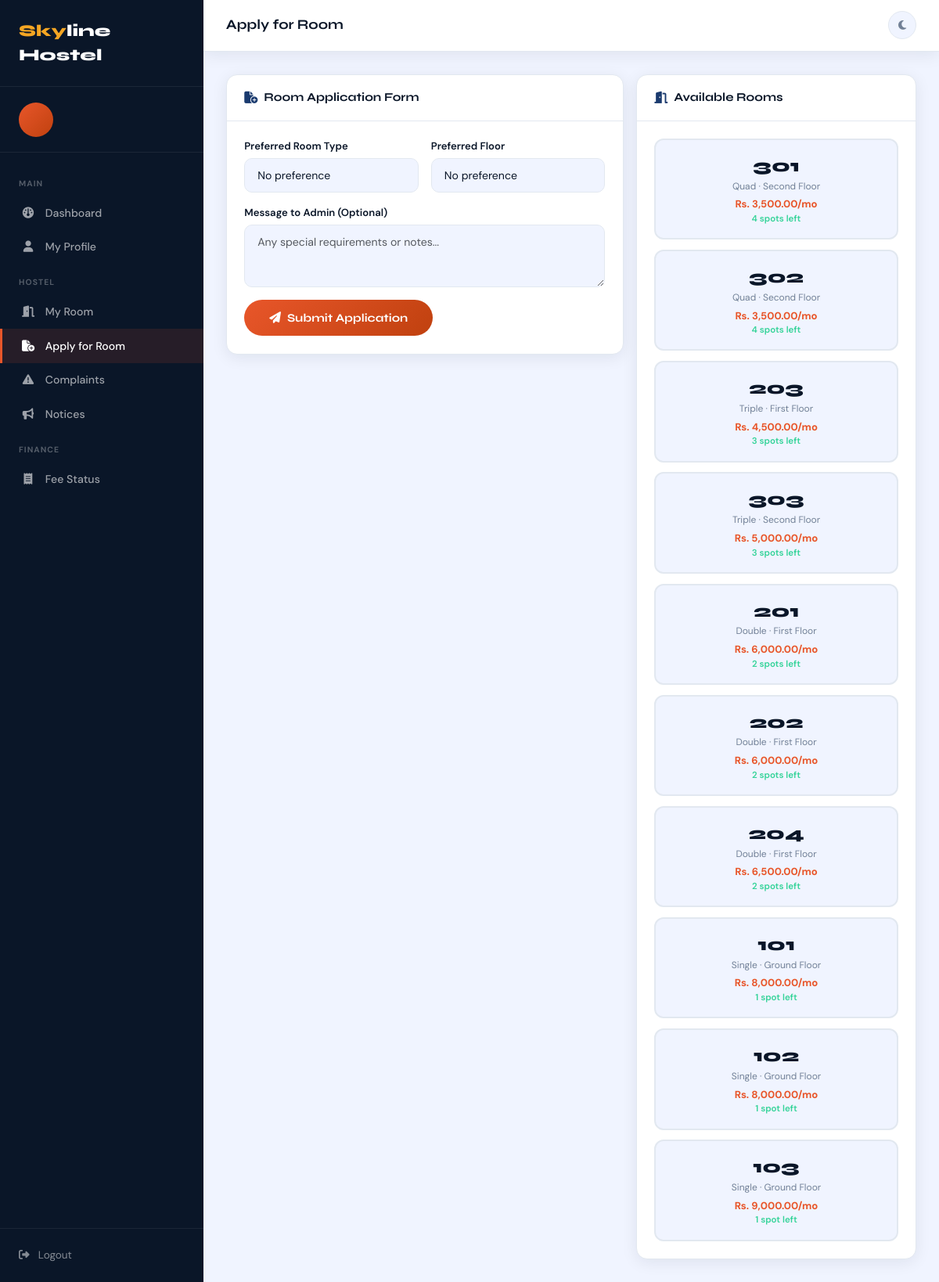
Page /apply-room.php (signed in) on the committed database.
### tables this page shows
CREATE TABLE IF NOT EXISTS rooms (
    id              INT AUTO_INCREMENT PRIMARY KEY,
    room_number     VARCHAR(20) UNIQUE NOT NULL,
    room_type       ENUM('Single','Double','Triple','Quad') NOT NULL,
    floor           VARCHAR(20),
    capacity        INT NOT NULL DEFAULT 1,
    occupied        INT NOT NULL DEFAULT 0,
    monthly_fee     DECIMAL(10,2) NOT NULL DEFAULT 0.00,
    amenities       TEXT,
    status          ENUM('available','full','maintenance') DEFAULT 'available',
    created_at      TIMESTAMP DEFAULT CURRENT_TIMESTAMP
);

### db.php (called while the page is built, shortened)
<?php
function formatMoney($amount) {
    return 'Rs. ' . number_format($amount, 2);
}

### apply-room.php (the view, shortened to what this page needs)
<?php
require_once '../includes/db.php';
$sid = $_SESSION['student_id'];
$existing = $conn->query("SELECT * FROM room_applications WHERE student_id=$sid ORDER BY applied_at DESC LIMIT 1")->fetch_assoc();
$allocation = $conn->query("SELECT ra.*,r.room_number FROM room_allocations ra JOIN rooms r ON ra.room_id=r.id WHERE ra.student_id=$sid AND ra.status='active' LIMIT 1")->fetch_assoc();
$available_rooms = $conn->query("SELECT * FROM rooms WHERE status='available' ORDER BY monthly_fee ASC");
?>
<!DOCTYPE html>
<html lang="en" data-theme="light">
<head>
    <link href="https://cdn.jsdelivr.net/npm/bootstrap@5.3.2/dist/css/bootstrap.min.css" rel="stylesheet">
    <link href="https://cdnjs.cloudflare.com/ajax/libs/font-awesome/6.5.0/css/all.min.css" rel="stylesheet">
</head>
<body>
<aside class="sidebar" id="sidebar">
    <div class="sidebar-brand"><span>Sky</span>line Hostel</div>
    <div class="sidebar-user">
        <div class="user-avatar">
        </div>
    </div>
    <nav class="sidebar-nav">
        <div class="nav-sec">Main</div>
        <a href="dashboard.php" class="nav-link-item"><i class="ni fa-solid fa-gauge"></i> Dashboard</a>
        <a href="profile.php" class="nav-link-item"><i class="ni fa-solid fa-user"></i> My Profile</a>
        <div class="nav-sec">Hostel</div>
        <a href="my-room.php" class="nav-link-item"><i class="ni fa-solid fa-door-open"></i> My Room</a>
        <a href="apply-room.php" class="nav-link-item active"><i class="ni fa-solid fa-file-circle-plus"></i> Apply for Room</a>
        <a href="complaints.php" class="nav-link-item"><i class="ni fa-solid fa-triangle-exclamation"></i> Complaints</a>
        <a href="notices.php" class="nav-link-item"><i class="ni fa-solid fa-bullhorn"></i> Notices</a>
        <div class="nav-sec">Finance</div>
        <a href="fees.php" class="nav-link-item"><i class="ni fa-solid fa-receipt"></i> Fee Status</a>
    </nav>
    <div class="sidebar-footer"><a href="logout.php" class="logout-btn"><i class="fa-solid fa-right-from-bracket"></i> Logout</a></div>
</aside>
<div class="main-content">
    <div class="topbar">
        <div class="topbar-left">
            <div class="page-title">Apply for Room</div>
        </div>
        <button class="icon-btn" id="themeBtn"><i class="fa-solid fa-moon" id="themeIcon"></i></button>
    </div>
    <div class="page-content">
        <?php if(!$allocation && (!$existing || $existing['status']==='rejected')): ?>
        <div class="row g-3">
            <div class="col-lg-7">
                <div class="form-card">
                    <div class="form-card-head"><i class="fa-solid fa-file-circle-plus" style="color:var(--sky-600);"></i> Room Application Form</div>
                    <div class="form-card-body">
                        <form method="POST">
                            <div class="row g-3">
                                <div class="col-md-6">
                                    <label>Preferred Room Type</label>
                                    <select name="preferred_type" class="form-select">
                                        <option value="">No preference</option>
                                    </select>
                                </div>
                                <div class="col-md-6">
                                    <label>Preferred Floor</label>
                                    <select name="preferred_floor" class="form-select">
                                        <option value="">No preference</option>
                                    </select>
                                </div>
                                <div class="col-12">
                                    <label>Message to Admin (Optional)</label>
                                    <textarea name="message" class="form-control" placeholder="Any special requirements or notes..."></textarea>
                                </div>
                                <div class="col-12">
                                    <button type="submit" class="btn-submit"><i class="fa-solid fa-paper-plane"></i> Submit Application</button>
                                </div>
                            </div>
                        </form>
                    </div>
                </div>
            </div>
            <div class="col-lg-5">
                <div class="form-card">
                    <div class="form-card-head"><i class="fa-solid fa-door-open" style="color:var(--sky-600);"></i> Available Rooms</div>
                    <div class="form-card-body">
                        <div class="room-grid">
                            <?php if($available_rooms && $available_rooms->num_rows>0):
                                while($r=$available_rooms->fetch_assoc()):
                                $spots=$r['capacity']-$r['occupied'];
                            ?>
                            <div class="room-item">
                                <div class="ri-num"><?= htmlspecialchars($r['room_number']) ?></div>
                                <div class="ri-type"><?= $r['room_type'] ?> · <?= $r['floor'] ?></div>
                                <div class="ri-price"><?= formatMoney($r['monthly_fee']) ?>/mo</div>
                                <div class="ri-spots"><?= $spots ?> spot<?= $spots!=1?'s':'' ?> left</div>
                            </div>
                            <?php endwhile; else: ?>
                            <p style="color:var(--muted);font-size:.85rem;grid-column:1/-1;">No rooms available.</p>
                            <?php endif; ?>
                        </div>
                    </div>
                </div>
            </div>
        </div>
        <?php endif; ?>
    </div>
</div>
</body>
</html>

### apply-room.php (style rules this page uses)
:root { --sky-900:#0a1628;--sky-700:#112952;--sky-600:#1a3a6e;--accent:#e8562a;--accent2:#f5a623;--bg:#f0f4ff;--card:#fff;--border:#e2e8f0;--text:#0a1628;--muted:#718096;--sidebar-w:260px;--font-d:'Syne',sans-serif;--font-b:'DM Sans',sans-serif;--radius:14px;--shadow:0 4px 20px rgba(10,22,40,.08); }
* { box-sizing:border-box;margin:0;padding:0; }
body { font-family:var(--font-b);background:var(--bg);color:var(--text);transition:.3s; }
.sidebar { position:fixed;top:0;left:0;bottom:0;width:var(--sidebar-w);background:var(--sky-900);display:flex;flex-direction:column;z-index:100;overflow-y:auto;transition:.3s; }
.sidebar-brand { padding:1.5rem;border-bottom:1px solid rgba(255,255,255,.07);font-family:var(--font-d);font-size:1.3rem;font-weight:800;color:#fff; }
.sidebar-brand span { color:var(--accent2); }
.sidebar-user { padding:1.2rem 1.5rem;border-bottom:1px solid rgba(255,255,255,.07);display:flex;align-items:center;gap:.8rem; }
.user-avatar { width:44px;height:44px;border-radius:50%;background:linear-gradient(135deg,var(--accent),#c0410f);display:flex;align-items:center;justify-content:center;font-family:var(--font-d);font-size:1rem;font-weight:700;color:#fff;flex-shrink:0;overflow:hidden; }
.sidebar-nav { padding:1rem 0;flex:1; }
.nav-sec { font-size:.65rem;font-weight:700;letter-spacing:.1em;text-transform:uppercase;color:rgba(255,255,255,.3);padding:.5rem 1.5rem;margin-top:.5rem; }
.nav-link-item { display:flex;align-items:center;gap:.8rem;padding:.7rem 1.5rem;color:rgba(255,255,255,.6);font-size:.88rem;font-weight:500;text-decoration:none;transition:.2s;border-left:3px solid transparent; }
.nav-link-item.active { background:rgba(232,86,42,.12);color:#fff;border-left-color:var(--accent); }
.nav-link-item .ni { width:18px;text-align:center;font-size:.9rem; }
.sidebar-footer { padding:1rem 1.5rem;border-top:1px solid rgba(255,255,255,.07); }
.logout-btn { display:flex;align-items:center;gap:.7rem;color:rgba(255,255,255,.5);font-size:.85rem;text-decoration:none;transition:.2s;padding:.5rem 0; }
.main-content { margin-left:var(--sidebar-w);min-height:100vh; }
.topbar { background:var(--card);border-bottom:1px solid var(--border);padding:.9rem 1.8rem;display:flex;align-items:center;justify-content:space-between;position:sticky;top:0;z-index:50;box-shadow:var(--shadow); }
.topbar-left { display:flex;align-items:center;gap:.8rem; }
.page-title { font-family:var(--font-d);font-size:1.1rem;font-weight:700; }
.icon-btn { width:36px;height:36px;border-radius:50%;background:var(--bg);border:1.5px solid var(--border);color:var(--muted);cursor:pointer;display:flex;align-items:center;justify-content:center;font-size:.85rem;transition:.25s; }
.page-content { padding:1.8rem; }
.form-card { background:var(--card);border:1px solid var(--border);border-radius:var(--radius);overflow:hidden;box-shadow:var(--shadow); }
.form-card-head { padding:1.1rem 1.4rem;border-bottom:1px solid var(--border);font-family:var(--font-d);font-size:.95rem;font-weight:700;display:flex;align-items:center;gap:.5rem; }
.form-card-body { padding:1.4rem; }
label { font-size:.82rem;font-weight:600;margin-bottom:.35rem;display:block; }
.form-control,.form-select { background:var(--bg);border:1.5px solid var(--border);color:var(--text);border-radius:10px;padding:.65rem 1rem;font-size:.88rem;width:100%;transition:.25s;font-family:var(--font-b); }
textarea.form-control { resize:vertical;min-height:80px; }
.btn-submit { background:linear-gradient(135deg,var(--accent),#c0410f);color:#fff;border:none;padding:.75rem 2rem;border-radius:100px;font-family:var(--font-d);font-size:.92rem;font-weight:700;cursor:pointer;transition:.3s;display:inline-flex;align-items:center;gap:.5rem; }
.room-grid { display:grid;grid-template-columns:repeat(auto-fill,minmax(180px,1fr));gap:.8rem; }
.room-item { background:var(--bg);border:2px solid var(--border);border-radius:12px;padding:1rem;cursor:pointer;transition:.25s;text-align:center; }
.ri-num { font-family:var(--font-d);font-size:1.4rem;font-weight:800; }
.ri-type { font-size:.75rem;color:var(--muted); }
.ri-price { font-size:.82rem;font-weight:700;color:var(--accent);margin-top:.3rem; }
.ri-spots { font-size:.72rem;color:#34d399;font-weight:600; }

### rows in the picture
rooms: room_number "301", room_type "Quad", floor "Second Floor", monthly_fee "Rs. 3,500.00", capacity "4", occupied "s"
rooms: room_number "302", room_type "Quad", floor "Second Floor", monthly_fee "Rs. 3,500.00", capacity "4", occupied "s"
rooms: room_number "203", room_type "Triple", floor "First Floor", monthly_fee "Rs. 4,500.00", capacity "3", occupied "s"
rooms: room_number "303", room_type "Triple", floor "Second Floor", monthly_fee "Rs. 5,000.00", capacity "3", occupied "s"
rooms: room_number "201", room_type "Double", floor "First Floor", monthly_fee "Rs. 6,000.00", capacity "2", occupied "s"
rooms: room_number "202", room_type "Double", floor "First Floor", monthly_fee "Rs. 6,000.00", capacity "2", occupied "s"
rooms: room_number "204", room_type "Double", floor "First Floor", monthly_fee "Rs. 6,500.00", capacity "2", occupied "s"
rooms: room_number "101", room_type "Single", floor "Ground Floor", monthly_fee "Rs. 8,000.00", capacity "1"
rooms: room_number "102", room_type "Single", floor "Ground Floor", monthly_fee "Rs. 8,000.00", capacity "1"
rooms: room_number "103", room_type "Single", floor "Ground Floor", monthly_fee "Rs. 9,000.00", capacity "1"
